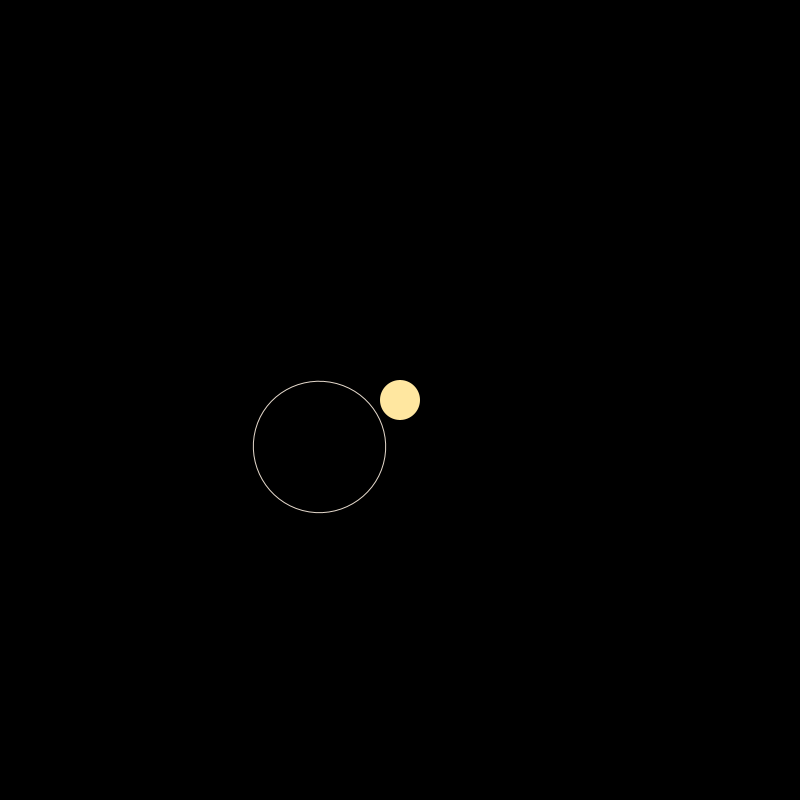
Frame 1 (no input)
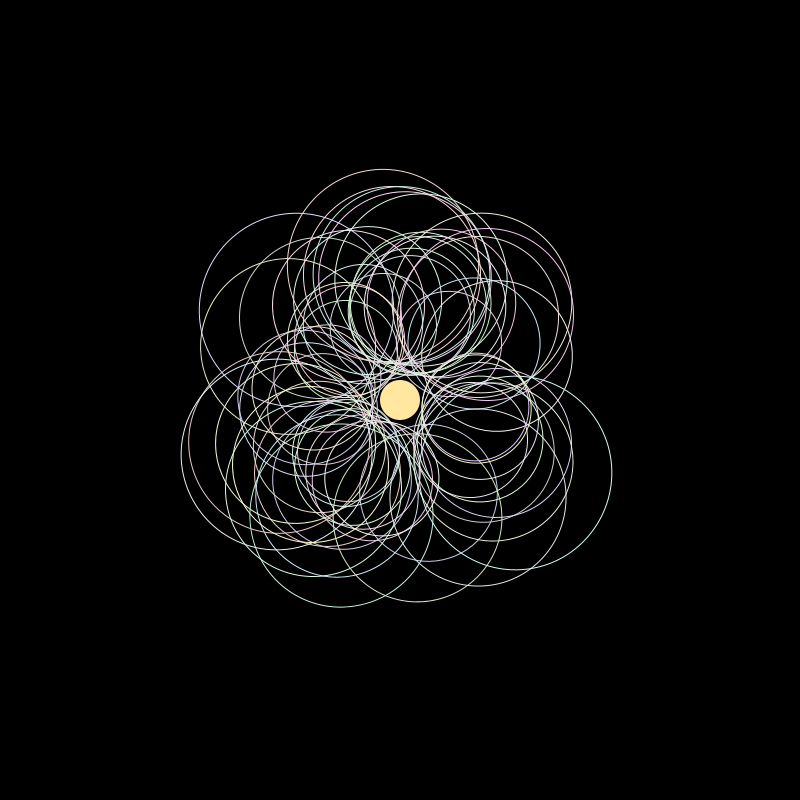
Frame 60 (the mouse pressed at the canvas centre just before this capture)
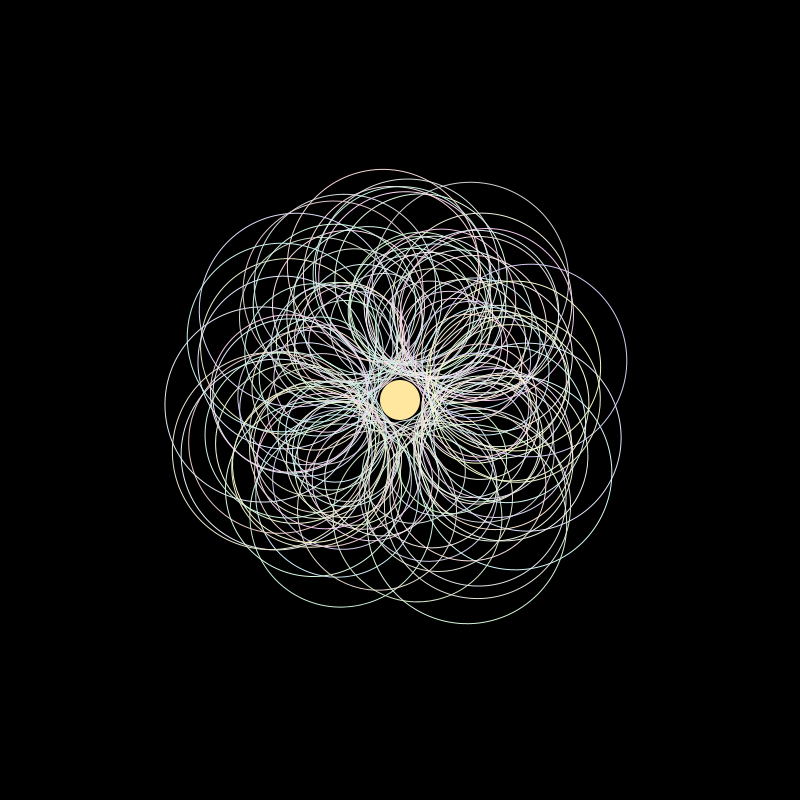
Frame 120 (the mouse held since frame 60 and released just before this capture)

The Processing sketch that drew these frames (run headless with seeded random() and noise(); from frame 60 on, the mouse is pressed at the canvas centre):

// Processing sketch: variablePractice
// ── variablePractice.pde
float size = random(100, 200);
float rotation = random(degrees(0), degrees(360));
float r = random(255);
float g = random(255);
float b = random(255);

void setup() {
  size(800, 800);
  background(0);
  fill(#FFE7A0);
  noStroke();
  circle(width/2, height/2, 40);
  strokeWeight(1);
}

void draw() {
  size = random(100, 200);
  rotation = random(degrees(0), degrees(360));
  r = random(200, 255);
  g = random(200, 255);
  b = random(200, 255);
  
  pushMatrix();
  translate(width/2, height/2);
  rotate(rotation);
  ellipseMode(CORNER);
  noFill();
  stroke(r, g, b);
  circle(0, 0, size);
  popMatrix();
}
